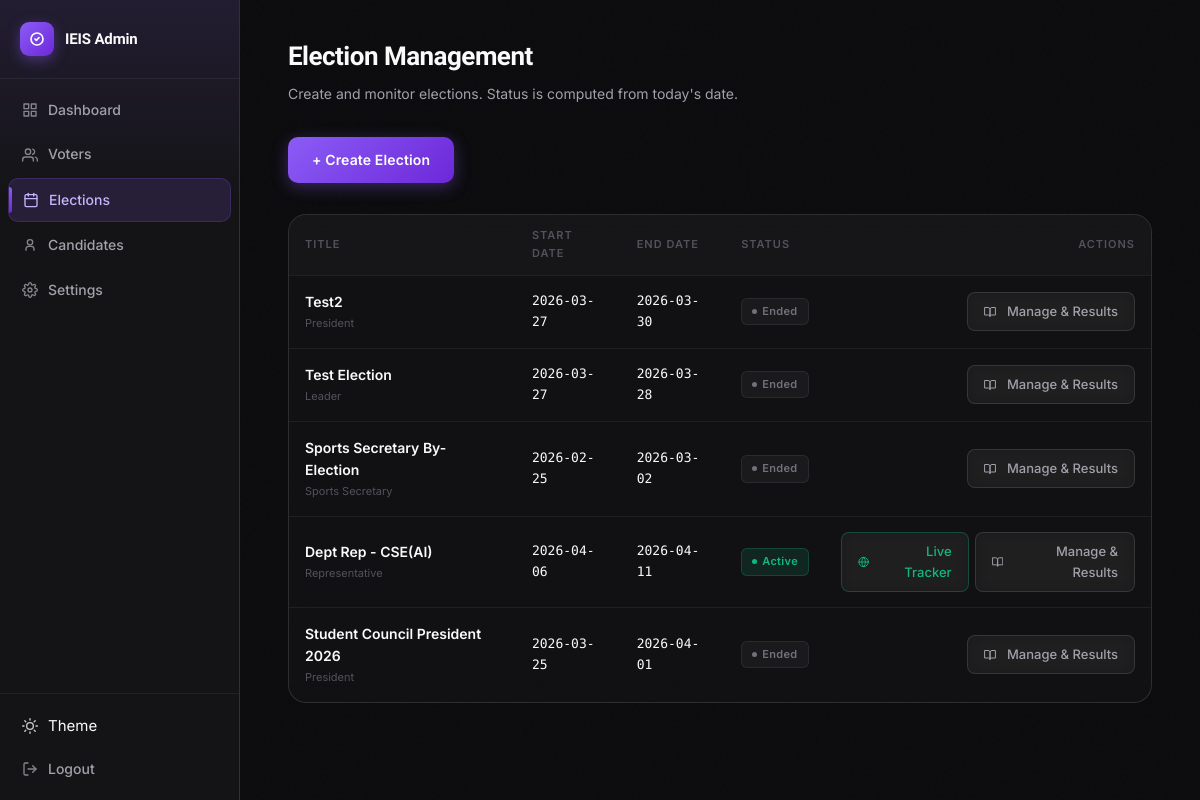
The app's page /admin/elections (signed in), older data.
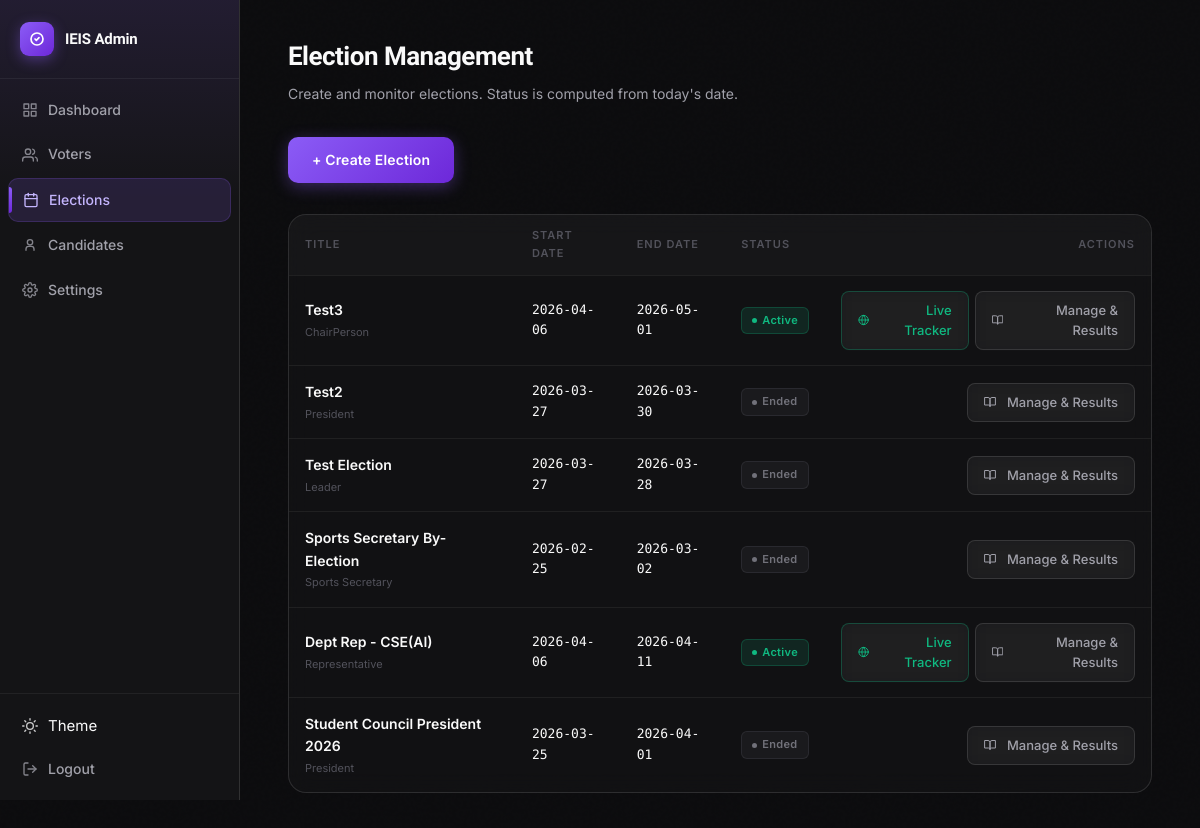
The same page, newer data.
### tables this page shows
CREATE TABLE elections (
            election_id    INTEGER PRIMARY KEY AUTOINCREMENT,
            election_title TEXT NOT NULL,
            start_date     TEXT NOT NULL,
            end_date       TEXT NOT NULL,
            roll_start     TEXT NOT NULL,
            roll_end       TEXT NOT NULL
        , description TEXT DEFAULT '', position_role TEXT DEFAULT '', eligible_type TEXT DEFAULT 'department', results_published INTEGER DEFAULT 0);

### app.py (the view)
@app.route('/admin/elections')
@admin_required
def admin_elections():
    db = get_db()
    elections_raw = db.execute("SELECT * FROM elections ORDER BY election_id DESC").fetchall()
    elections = []
    for e in elections_raw:
        if (e['eligible_type'] or 'department') == 'department':
            elig_info = ', '.join([r['department'] for r in db.execute(
                "SELECT department FROM election_eligible_depts WHERE election_id=?",
                (e['election_id'],)
            ).fetchall()]) or '—'
        else:
            count = db.execute(
                "SELECT COUNT(*) FROM election_eligible_rolls WHERE election_id=?",
                (e['election_id'],)
            ).fetchone()[0]
            elig_info = f"{count} specific roll no(s)"
        vote_count = db.execute(
            "SELECT COUNT(*) FROM votes WHERE election_id=?", (e['election_id'],)
        ).fetchone()[0]
        elections.append({
            'election_id':       e['election_id'],
            'election_title':    e['election_title'],
            'description':       e['description'] or '',
            'position_role':     e['position_role'] or '',
            'eligible_type':     e['eligible_type'] or 'department',
            'elig_info':         elig_info,
            'start_date':        e['start_date'],
            'end_date':          e['end_date'],
            'status':            election_status(e['start_date'], e['end_date']),
            'vote_count':        vote_count,
            'results_published': e['results_published'],
        })
    db.close()
    return render_template('admin/elections.html', elections=elections, departments=SVPCET_DEPARTMENTS)

### app.py (called while the page is built)
def election_status(start_date_str, end_date_str):
    today = date.today()
    start = datetime.strptime(start_date_str, '%Y-%m-%d').date()
    end   = datetime.strptime(end_date_str,   '%Y-%m-%d').date()
    if today < start:
        return 'upcoming'
    elif start <= today <= end:
        return 'active'
    else:
        return 'ended'

def admin_required(f):
    @wraps(f)
    def decorated(*args, **kwargs):
        if not session.get('admin_logged_in'):
            return redirect(url_for('admin_login'))
        return f(*args, **kwargs)
    return decorated

### database.py (called while the page is built)
def get_db():
    if USE_POSTGRES and PSYCOPG2_AVAILABLE:
        conn = psycopg2.connect(DATABASE_URL, cursor_factory=DictCursor)
        return PostgresConnectionWrapper(conn)
    else:
        conn = sqlite3.connect(DB_PATH)
        conn.row_factory = sqlite3.Row
        conn.execute("PRAGMA foreign_keys = ON")
        return conn

### templates/admin/elections.html (shortened to what this page needs)
{% extends "base_admin.html" %}
{% block content %}
<div class="page-header">
  <h1>Election Management</h1>
  <p>Create and monitor elections. Status is computed from today's date.</p>
</div>
<div style="margin-bottom:24px;">
  <a href="{{ url_for('admin_election_create') }}" class="btn-primary" style="display:inline-block;text-decoration:none;">
    + Create Election
  </a>
</div>
<div class="table-wrap">
  {% if elections %}
  <table class="data-table">
    <thead>
      <tr>
        <th>Title</th>
        <th>Start Date</th>
        <th>End Date</th>
        <th>Status</th>
        <th style="text-align:right;">Actions</th>
      </tr>
    </thead>
    <tbody>
      {% for e in elections %}
      <tr>
        <td>
          <div style="color:var(--text-0);font-weight:600;">{{ e.election_title }}</div>
          {% if e.position_role %}
            <div style="font-size:11px;color:var(--text-2);margin-top:2px;">{{ e.position_role }}</div>
          {% endif %}
        </td>
        <td class="mono">{{ e.start_date }}</td>
        <td class="mono">{{ e.end_date }}</td>
        <td>
          {% if e.status == 'active' %}
            <span class="badge badge-active">Active</span>
          {% elif e.status == 'upcoming' %}
            <span class="badge badge-upcoming">Upcoming</span>
          {% else %}
            <span class="badge badge-ended">Ended</span>
          {% endif %}
        </td>
        <td style="text-align:right;">
          <div style="display:flex;gap:6px;justify-content:flex-end;">
            {% if e.status == 'active' %}
              <a href="{{ url_for('election_live', election_id=e.election_id) }}" class="btn-ghost btn-sm" style="color:#10b981;border-color:rgba(16,185,129,0.3);">
                <svg width="12" height="12" viewBox="0 0 24 24" fill="none" stroke="currentColor" stroke-width="2" stroke-linecap="round" stroke-linejoin="round" style="margin-right:4px;"><circle cx="12" cy="12" r="10"/><path d="M12 2a14.5 14.5 0 0 0 0 20 14.5 14.5 0 0 0 0-20"/><path d="M2 12h20"/></svg>
                Live Tracker
              </a>
            {% endif %}
            <a href="{{ url_for('election_results', election_id=e.election_id) }}" class="btn-ghost btn-sm">
              <svg width="12" height="12" viewBox="0 0 24 24" fill="none" stroke="currentColor" stroke-width="2" stroke-linecap="round" stroke-linejoin="round" style="margin-right:4px;"><path d="M2 3h6a4 4 0 0 1 4 4v14a3 3 0 0 0-3-3H2z"/><path d="M22 3h-6a4 4 0 0 0-4 4v14a3 3 0 0 1 3-3h7z"/></svg>
              Manage & Results
            </a>
          </div>
        </td>
      </tr>
      {% endfor %}
    </tbody>
  </table>
  {% else %}
  <div class="empty-state">
    <div class="empty-state-icon">📅</div>
    <div class="empty-state-title">No elections yet</div>
    <p>Create your first election to get started.</p>
  </div>
  {% endif %}
</div>
{% endblock %}

Row changes from the older to the newer data that the page shows:
added elections: election_title "Test3", position_role "ChairPerson", start_date "2026-04-06", end_date "2026-05-01", shows "Active"
